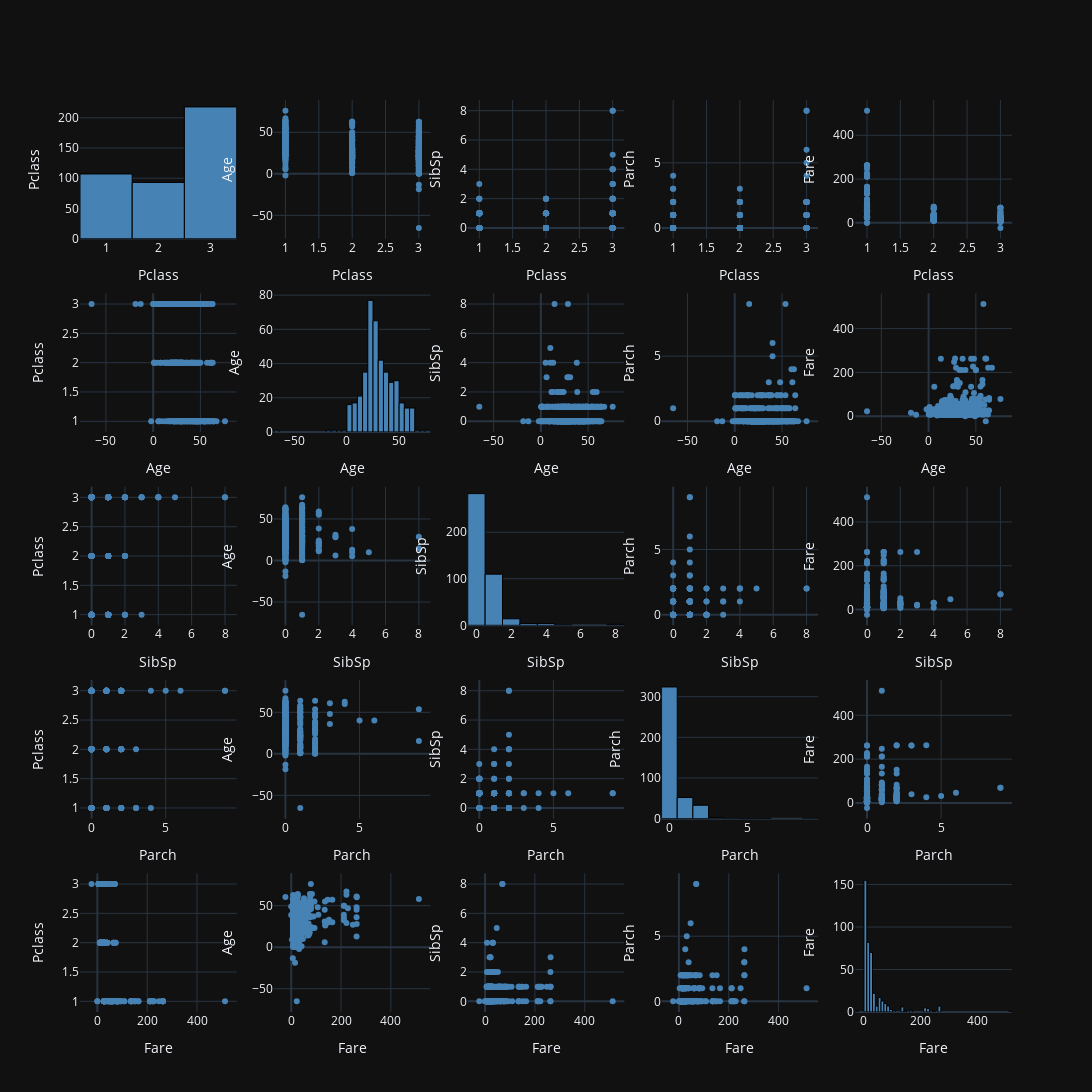

Notebook cell for this chart:
### Code cell
fig = make_subplots(cols = len(numeric_columns), rows = len(numeric_columns))



for i, value_x in enumerate(numeric_columns):
    for j, value_y in enumerate(numeric_columns):
        if i == j:
            fig.add_trace(
                go.Histogram(
                    x = test[value_x],
                    marker = dict(
                        color = "steelblue",
                        line = dict(
                            color = "black",
                            width = 1
                        )
                    )
                ),
                row = i + 1,
                col = j + 1,
            )

            fig.update_xaxes(
                title_text = value_x,
                row = i + 1,
                col = j + 1
            )

            fig.update_yaxes(
                title_text = value_x,
                row = i + 1,
                col = j + 1
            )
        else:
            fig.add_trace(
                go.Scatter(
                    x = test[value_x],
                    y = test[value_y],
                    mode = "markers",
                    marker = dict(
                        color = "steelblue"
                    )
                ),
                row = i + 1,
                col = j + 1,
            )

            fig.update_xaxes(
                title_text = value_x,
                row = i + 1,
                col = j + 1
            )

            fig.update_yaxes(
                title_text = value_y,
                row = i + 1,
                col = j + 1
            )

fig.update_layout(
    showlegend = False
)

fig.update_layout(
    template = "plotly_dark",
    width = 1800,
    height = 1800
)

fig.show()

### Figure 1 — Plotly figure (JSON) as saved in the notebook; plotly's stock layout.template omitted (floating-point values rounded to 4 significant figures; data arrays with more than 128 entries replaced by an {"elided": "..."} marker saying what was removed)
{"data": [{"marker": {"color": "steelblue", "line": {"color": "black", "width": 1}}, "type": "histogram", "x": {"elided": "418 int values"}, "xaxis": "x", "yaxis": "y"}, {"marker": {"color": "steelblue"}, "mode": "markers", "type": "scatter", "x": {"elided": "418 int values"}, "xaxis": "x2", "y": {"elided": "418 float values"}, "yaxis": "y2"}, {"marker": {"color": "steelblue"}, "mode": "markers", "type": "scatter", "x": {"elided": "418 int values"}, "xaxis": "x3", "y": {"elided": "418 int values"}, "yaxis": "y3"}, {"marker": {"color": "steelblue"}, "mode": "markers", "type": "scatter", "x": {"elided": "418 int values"}, "xaxis": "x4", "y": {"elided": "418 int values"}, "yaxis": "y4"}, {"marker": {"color": "steelblue"}, "mode": "markers", "type": "scatter", "x": {"elided": "418 int values"}, "xaxis": "x5", "y": {"elided": "418 float values"}, "yaxis": "y5"}, {"marker": {"color": "steelblue"}, "mode": "markers", "type": "scatter", "x": {"elided": "418 float values"}, "xaxis": "x6", "y": {"elided": "418 int values"}, "yaxis": "y6"}, {"marker": {"color": "steelblue", "line": {"color": "black", "width": 1}}, "type": "histogram", "x": {"elided": "418 float values"}, "xaxis": "x7", "yaxis": "y7"}, {"marker": {"color": "steelblue"}, "mode": "markers", "type": "scatter", "x": {"elided": "418 float values"}, "xaxis": "x8", "y": {"elided": "418 int values"}, "yaxis": "y8"}, {"marker": {"color": "steelblue"}, "mode": "markers", "type": "scatter", "x": {"elided": "418 float values"}, "xaxis": "x9", "y": {"elided": "418 int values"}, "yaxis": "y9"}, {"marker": {"color": "steelblue"}, "mode": "markers", "type": "scatter", "x": {"elided": "418 float values"}, "xaxis": "x10", "y": {"elided": "418 float values"}, "yaxis": "y10"}, {"marker": {"color": "steelblue"}, "mode": "markers", "type": "scatter", "x": {"elided": "418 int values"}, "xaxis": "x11", "y": {"elided": "418 int values"}, "yaxis": "y11"}, {"marker": {"color": "steelblue"}, "mode": "markers", "type": "scatter", "x": {"elided": "418 int values"}, "xaxis": "x12", "y": {"elided": "418 float values"}, "yaxis": "y12"}, {"marker": {"color": "steelblue", "line": {"color": "black", "width": 1}}, "type": "histogram", "x": {"elided": "418 int values"}, "xaxis": "x13", "yaxis": "y13"}, {"marker": {"color": "steelblue"}, "mode": "markers", "type": "scatter", "x": {"elided": "418 int values"}, "xaxis": "x14", "y": {"elided": "418 int values"}, "yaxis": "y14"}, {"marker": {"color": "steelblue"}, "mode": "markers", "type": "scatter", "x": {"elided": "418 int values"}, "xaxis": "x15", "y": {"elided": "418 float values"}, "yaxis": "y15"}, {"marker": {"color": "steelblue"}, "mode": "markers", "type": "scatter", "x": {"elided": "418 int values"}, "xaxis": "x16", "y": {"elided": "418 int values"}, "yaxis": "y16"}, {"marker": {"color": "steelblue"}, "mode": "markers", "type": "scatter", "x": {"elided": "418 int values"}, "xaxis": "x17", "y": {"elided": "418 float values"}, "yaxis": "y17"}, {"marker": {"color": "steelblue"}, "mode": "markers", "type": "scatter", "x": {"elided": "418 int values"}, "xaxis": "x18", "y": {"elided": "418 int values"}, "yaxis": "y18"}, {"marker": {"color": "steelblue", "line": {"color": "black", "width": 1}}, "type": "histogram", "x": {"elided": "418 int values"}, "xaxis": "x19", "yaxis": "y19"}, {"marker": {"color": "steelblue"}, "mode": "markers", "type": "scatter", "x": {"elided": "418 int values"}, "xaxis": "x20", "y": {"elided": "418 float values"}, "yaxis": "y20"}, {"marker": {"color": "steelblue"}, "mode": "markers", "type": "scatter", "x": {"elided": "418 float values"}, "xaxis": "x21", "y": {"elided": "418 int values"}, "yaxis": "y21"}, {"marker": {"color": "steelblue"}, "mode": "markers", "type": "scatter", "x": {"elided": "418 float values"}, "xaxis": "x22", "y": {"elided": "418 float values"}, "yaxis": "y22"}, {"marker": {"color": "steelblue"}, "mode": "markers", "type": "scatter", "x": {"elided": "418 float values"}, "xaxis": "x23", "y": {"elided": "418 int values"}, "yaxis": "y23"}, {"marker": {"color": "steelblue"}, "mode": "markers", "type": "scatter", "x": {"elided": "418 float values"}, "xaxis": "x24", "y": {"elided": "418 int values"}, "yaxis": "y24"}, {"marker": {"color": "steelblue", "line": {"color": "black", "width": 1}}, "type": "histogram", "x": {"elided": "418 float values"}, "xaxis": "x25", "yaxis": "y25"}], "layout": {"height": 1800, "showlegend": false, "width": 1800, "xaxis": {"anchor": "y", "domain": [0, 0.168], "title": {"text": "Pclass"}}, "xaxis10": {"anchor": "y10", "domain": [0.832, 1], "title": {"text": "Age"}}, "xaxis11": {"anchor": "y11", "domain": [0, 0.168], "title": {"text": "SibSp"}}, "xaxis12": {"anchor": "y12", "domain": [0.208, 0.376], "title": {"text": "SibSp"}}, "xaxis13": {"anchor": "y13", "domain": [0.416, 0.584], "title": {"text": "SibSp"}}, "xaxis14": {"anchor": "y14", "domain": [0.624, 0.792], "title": {"text": "SibSp"}}, "xaxis15": {"anchor": "y15", "domain": [0.832, 1], "title": {"text": "SibSp"}}, "xaxis16": {"anchor": "y16", "domain": [0, 0.168], "title": {"text": "Parch"}}, "xaxis17": {"anchor": "y17", "domain": [0.208, 0.376], "title": {"text": "Parch"}}, "xaxis18": {"anchor": "y18", "domain": [0.416, 0.584], "title": {"text": "Parch"}}, "xaxis19": {"anchor": "y19", "domain": [0.624, 0.792], "title": {"text": "Parch"}}, "xaxis2": {"anchor": "y2", "domain": [0.208, 0.376], "title": {"text": "Pclass"}}, "xaxis20": {"anchor": "y20", "domain": [0.832, 1], "title": {"text": "Parch"}}, "xaxis21": {"anchor": "y21", "domain": [0, 0.168], "title": {"text": "Fare"}}, "xaxis22": {"anchor": "y22", "domain": [0.208, 0.376], "title": {"text": "Fare"}}, "xaxis23": {"anchor": "y23", "domain": [0.416, 0.584], "title": {"text": "Fare"}}, "xaxis24": {"anchor": "y24", "domain": [0.624, 0.792], "title": {"text": "Fare"}}, "xaxis25": {"anchor": "y25", "domain": [0.832, 1], "title": {"text": "Fare"}}, "xaxis3": {"anchor": "y3", "domain": [0.416, 0.584], "title": {"text": "Pclass"}}, "xaxis4": {"anchor": "y4", "domain": [0.624, 0.792], "title": {"text": "Pclass"}}, "xaxis5": {"anchor": "y5", "domain": [0.832, 1], "title": {"text": "Pclass"}}, "xaxis6": {"anchor": "y6", "domain": [0, 0.168], "title": {"text": "Age"}}, "xaxis7": {"anchor": "y7", "domain": [0.208, 0.376], "title": {"text": "Age"}}, "xaxis8": {"anchor": "y8", "domain": [0.416, 0.584], "title": {"text": "Age"}}, "xaxis9": {"anchor": "y9", "domain": [0.624, 0.792], "title": {"text": "Age"}}, "yaxis": {"anchor": "x", "domain": [0.848, 1], "title": {"text": "Pclass"}}, "yaxis10": {"anchor": "x10", "domain": [0.636, 0.788], "title": {"text": "Fare"}}, "yaxis11": {"anchor": "x11", "domain": [0.424, 0.576], "title": {"text": "Pclass"}}, "yaxis12": {"anchor": "x12", "domain": [0.424, 0.576], "title": {"text": "Age"}}, "yaxis13": {"anchor": "x13", "domain": [0.424, 0.576], "title": {"text": "SibSp"}}, "yaxis14": {"anchor": "x14", "domain": [0.424, 0.576], "title": {"text": "Parch"}}, "yaxis15": {"anchor": "x15", "domain": [0.424, 0.576], "title": {"text": "Fare"}}, "yaxis16": {"anchor": "x16", "domain": [0.212, 0.364], "title": {"text": "Pclass"}}, "yaxis17": {"anchor": "x17", "domain": [0.212, 0.364], "title": {"text": "Age"}}, "yaxis18": {"anchor": "x18", "domain": [0.212, 0.364], "title": {"text": "SibSp"}}, "yaxis19": {"anchor": "x19", "domain": [0.212, 0.364], "title": {"text": "Parch"}}, "yaxis2": {"anchor": "x2", "domain": [0.848, 1], "title": {"text": "Age"}}, "yaxis20": {"anchor": "x20", "domain": [0.212, 0.364], "title": {"text": "Fare"}}, "yaxis21": {"anchor": "x21", "domain": [0, 0.152], "title": {"text": "Pclass"}}, "yaxis22": {"anchor": "x22", "domain": [0, 0.152], "title": {"text": "Age"}}, "yaxis23": {"anchor": "x23", "domain": [0, 0.152], "title": {"text": "SibSp"}}, "yaxis24": {"anchor": "x24", "domain": [0, 0.152], "title": {"text": "Parch"}}, "yaxis25": {"anchor": "x25", "domain": [0, 0.152], "title": {"text": "Fare"}}, "yaxis3": {"anchor": "x3", "domain": [0.848, 1], "title": {"text": "SibSp"}}, "yaxis4": {"anchor": "x4", "domain": [0.848, 1], "title": {"text": "Parch"}}, "yaxis5": {"anchor": "x5", "domain": [0.848, 1], "title": {"text": "Fare"}}, "yaxis6": {"anchor": "x6", "domain": [0.636, 0.788], "title": {"text": "Pclass"}}, "yaxis7": {"anchor": "x7", "domain": [0.636, 0.788], "title": {"text": "Age"}}, "yaxis8": {"anchor": "x8", "domain": [0.636, 0.788], "title": {"text": "SibSp"}}, "yaxis9": {"anchor": "x9", "domain": [0.636, 0.788], "title": {"text": "Parch"}}}}
